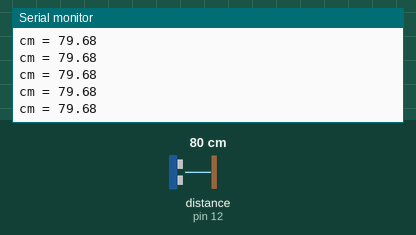
Bench run of a sketch on a simulated Arduino Uno, built with avr-gcc and run on an emulated ATmega328P. Shown: the last lines printed to the serial monitor. Wiring (inferred from the names in the program): ultrasonic range finder: trigger pin 13; echo pin 12. The inputs (shaded band) are chosen by the test bench; at power-on: distance to the obstacle (sensor on pin 12) 80 cm. The echo pulse lasts 58.3 µs per cm.

Above: at 1.2 s.
1.3 s: distance to the obstacle (sensor on pin 12) set to 120 cm
At 1.49 s:
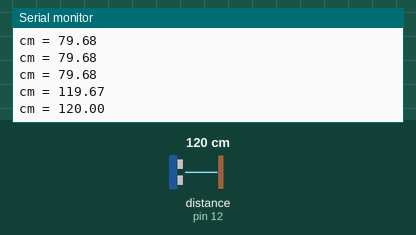
4.3 s: distance to the obstacle (sensor on pin 12) set to 2 cm
At 4.3 s:
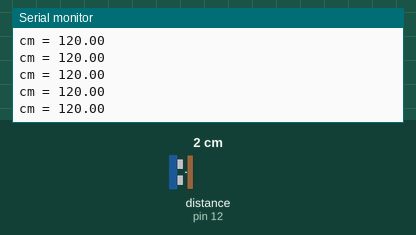
Timing chart, 0 to 7.3 s (numbered marks = the images above; inputs shaded):
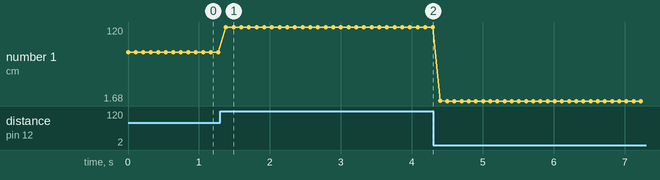

Measured:
- after the input at 1.3 s, the serial monitor: prints a new line after 0.08 s (image 1)
- plotted number 1: 79.68 → 120 after the input at 1.3 s, 120 → 1.68 after the input at 4.3 s

The sketch:

Arduino_J10.ino
```cpp
#define trig 13
#define echo 12

float duration, distance;

void setup() {
  // put your setup code here, to run once:
  Serial.begin(9600);

  pinMode(trig, OUTPUT);
  pinMode(echo, INPUT);

}

void loop() {
  // put your main code here, to run repeatedly:

  digitalWrite(trig, LOW);
  delayMicroseconds(2);

  digitalWrite(trig, HIGH);
  delayMicroseconds(10);

  digitalWrite(trig, LOW);

  duration = pulseIn(echo, HIGH);
  distance = (duration * 0.0343) / 2;

  Serial.print("cm = ");
  Serial.println(distance);

  delay(100);
}
```
